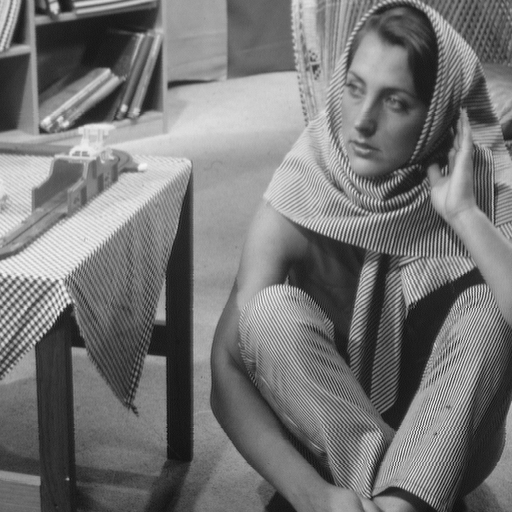
%> input picture Source codes/D-AMP_Toolbox-master/Packages/BLS-GSM/images/barbara.png, 512 x 512 px
$ octave --eval "result = saliency(imread('../D-AMP_Toolbox-master/Packages/BLS-GSM/images/barbara.png'));"   (GNU Octave 9; MATLAB toolbox functions it lacks are replaced by stand-ins)
%> lines starting %> are read from the running program, lines starting %| are printed output that depends on the picture
%求显著性图函数
function smap=saliency(X)
%  OMP的函数
[a,b]=size(X);
%> a = 512; b = 512
%%
%得出显著度图
P=fft2(X);
myLogAmplitude = log(abs(P));
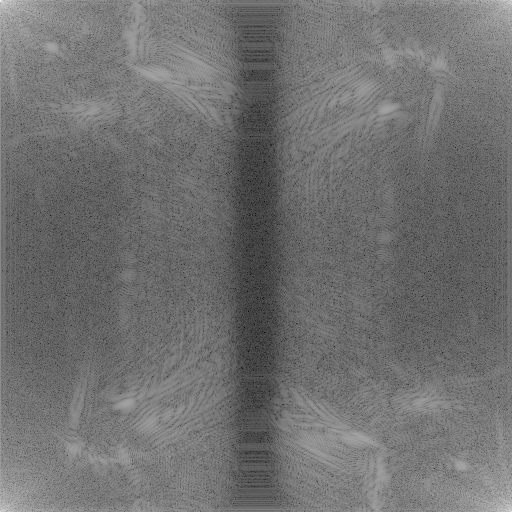
%> myLogAmplitude: size 512x512 double; min 0.751, max 17.24, mean 8.05; drawn with min black and max white
myPhase = angle(P);
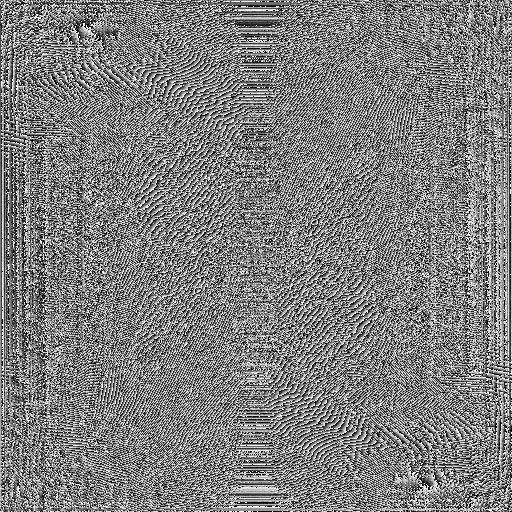
%> myPhase: size 512x512 double; min -3.14, max 3.14, mean -8.67e-19; drawn with min black and max white
mySpectralResidual = myLogAmplitude - imfilter(myLogAmplitude, fspecial('average', 3), 'replicate');
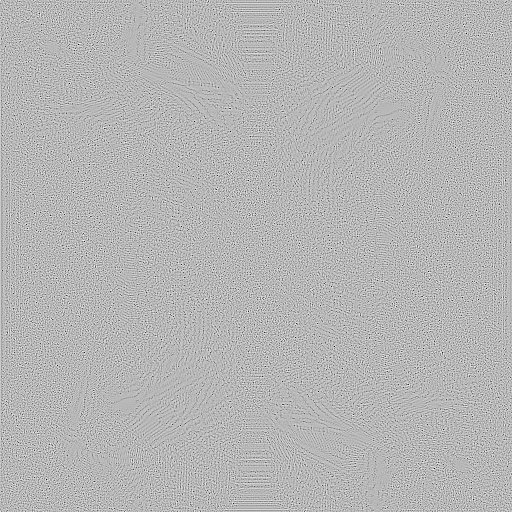
%> mySpectralResidual: size 512x512 double; min -4.41, max 1.77, mean 4.63e-16; drawn with min black and max white
smap = abs(ifft2(exp(mySpectralResidual + i*myPhase))).^2;
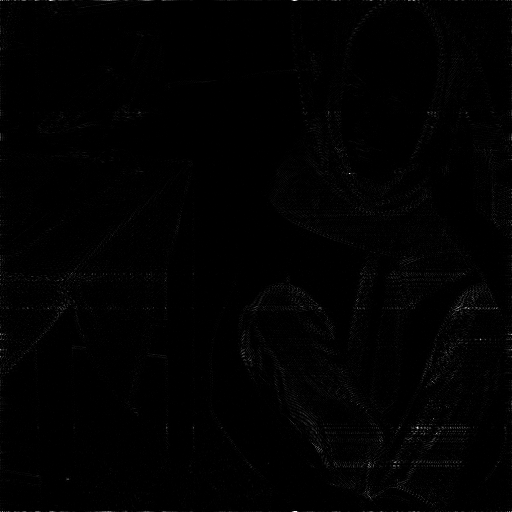
%> smap: size 512x512 double; min 1.98e-13, max 0.000762, mean 5.96e-06; drawn with min black and max white
smap = mat2gray(imfilter(smap, fspecial('gaussian', [10, 10], 3)));
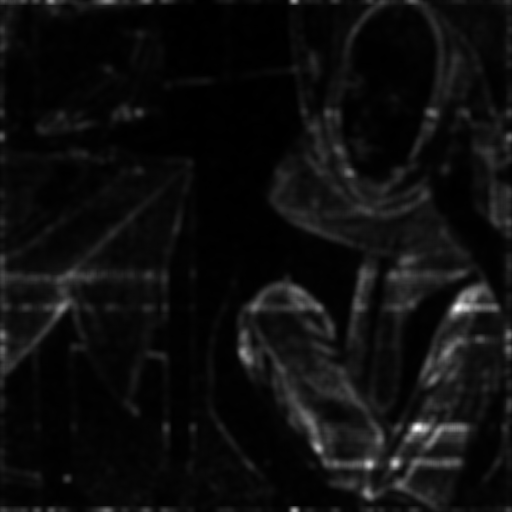
%> smap: size 512x512 double; min 0, max 1, mean 0.0568


% [10 lines of commented-out code are left out]

$ run again, on Source codes/D-AMP_Toolbox-master/Packages/BLS-GSM/images/boat.png
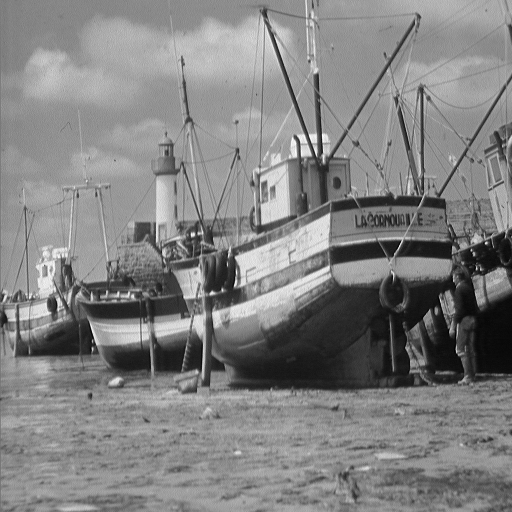
%> input picture Source codes/D-AMP_Toolbox-master/Packages/BLS-GSM/images/boat.png, 512 x 512 px
%> in saliency, `mySpectralResidual = myLogAmplitude - imfilter(myLogAmplitude, fspecia..`:
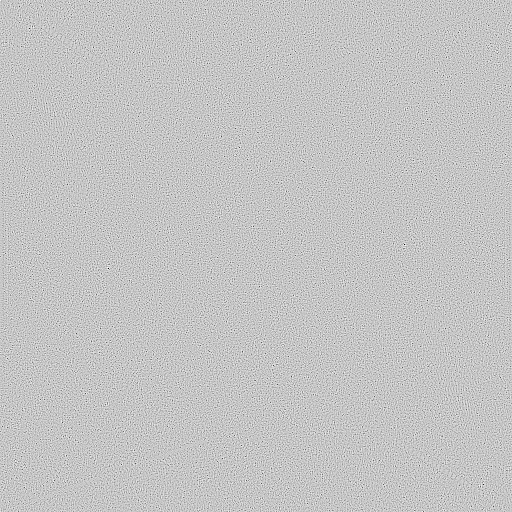
%> mySpectralResidual: size 512x512 double; min -6.11, max 1.81, mean 4.62e-16; drawn with min black and max white
%> in saliency, `smap = mat2gray(imfilter(smap, fspecial('gaussian', [10, 10], 3)));`:
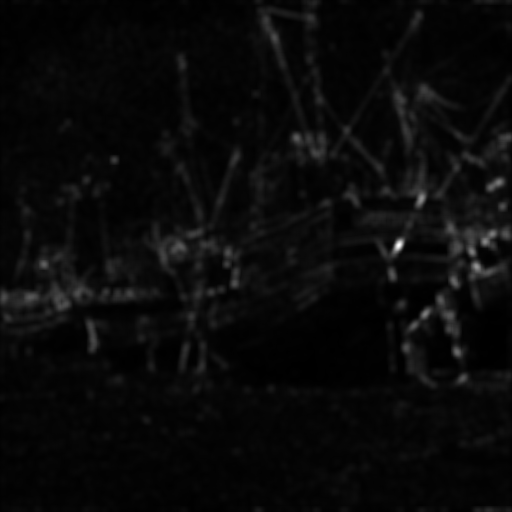
%> smap: size 512x512 double; min 0, max 1, mean 0.0393

$ run again, on Source codes/D-AMP_Toolbox-master/Packages/BLS-GSM/images/fingerprint.png
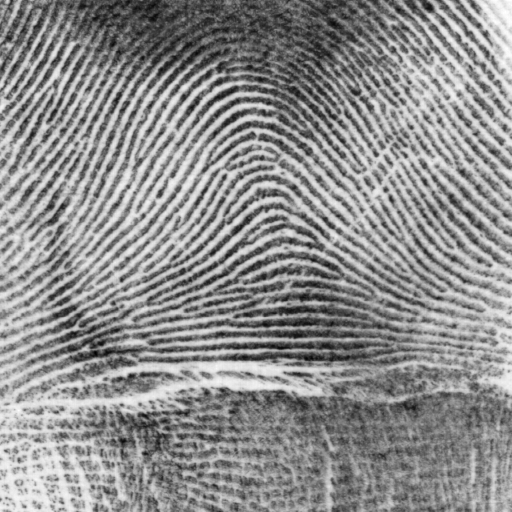
%> input picture Source codes/D-AMP_Toolbox-master/Packages/BLS-GSM/images/fingerprint.png, 512 x 512 px
%> in saliency, `mySpectralResidual = myLogAmplitude - imfilter(myLogAmplitude, fspecia..`:
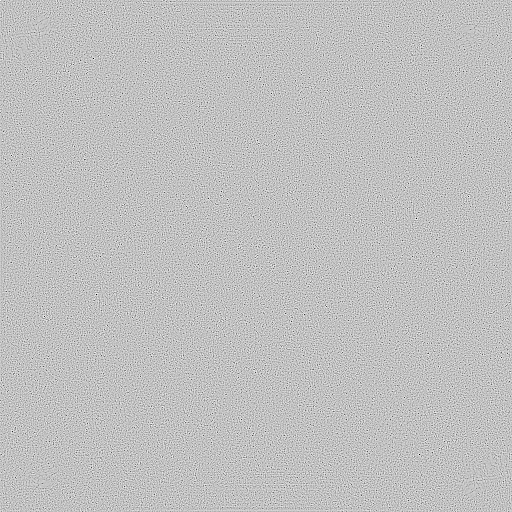
%> mySpectralResidual: size 512x512 double; min -5.73, max 1.86, mean 4.59e-16; drawn with min black and max white
%> in saliency, `smap = mat2gray(imfilter(smap, fspecial('gaussian', [10, 10], 3)));`:
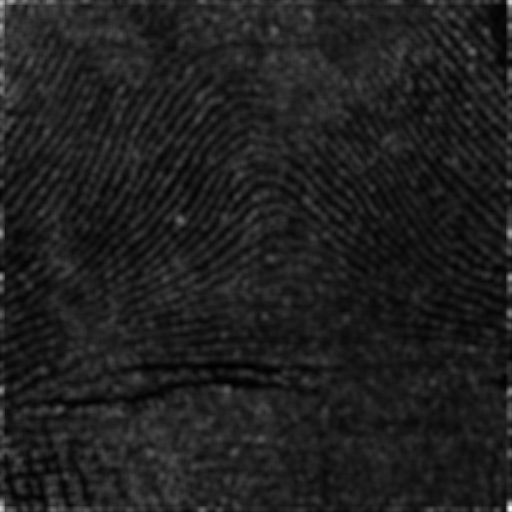
%> smap: size 512x512 double; min 0, max 1, mean 0.126
